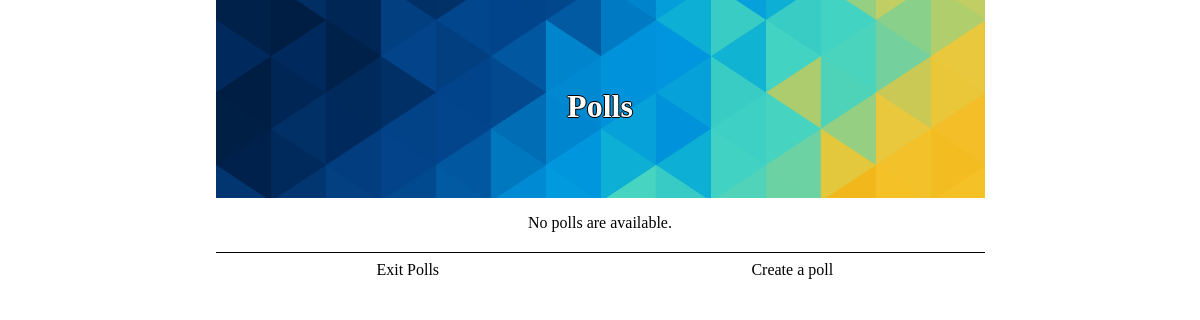
The page /polls/ on the database as committed earlier.
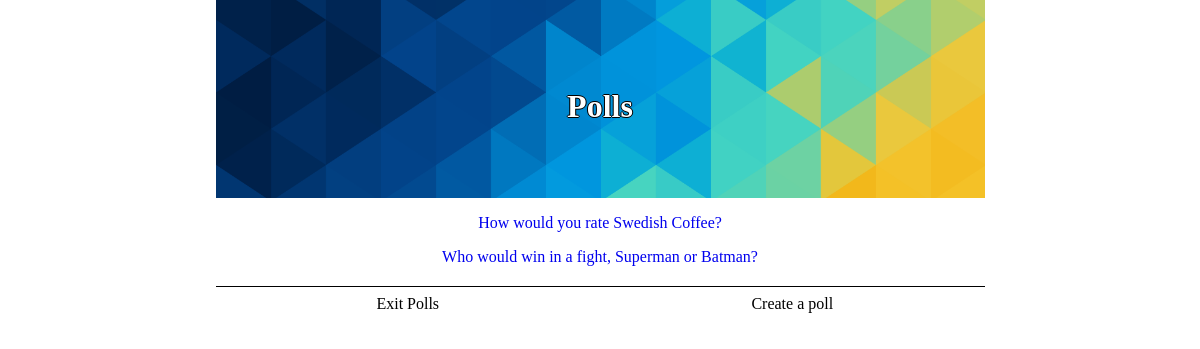
The same page on the database as committed later.
### polls/models.py (models this page shows, shortened)
class Question(models.Model):
    question_text = models.CharField(max_length=200)
    pub_date = models.DateTimeField('date published')
    def was_published_recently(self):
        now=timezone.now();
        return  now-datetime.timedelta(days=1) <= self.pub_date <= now
    was_published_recently.admin_order_field = 'pub_date'
    was_published_recently.boolean = True
    was_published_recently.short_description = 'Published recently?'

### polls/views.py (the view)
class IndexView(generic.ListView):
    template_name = 'polls/index.html'
    context_object_name = 'latest_question_list'
    def get_queryset(self):
        return Question.objects.filter(pub_date__lte=timezone.now()).order_by('-pub_date')[:5]

### polls/templates/polls/index.html (shortened to what this page needs)
{% extends "polls/base.html" %}
{% load staticfiles %}
{% block header %}
    <h1>Polls</h1>
{% endblock %}
{% block container %}
    <div class="content">
        {% if latest_question_list %}
            {% for question in latest_question_list %}
                <p><a href="/polls/{{ question.id }}/">{{ question.question_text }}</a></p>
            {% endfor %}
        {% else %}
            <p>No polls are available.</p>
        {% endif %}
    </div>
{% endblock %}
{% block lAction %}
    <a class="actionButton lbutton" href="{% url 'website:projects' %}">
            Exit Polls
    </a>
{% endblock %}
{% block rAction %}
    <a class="actionButton rbutton" href="/polls/create">
        <div class="">
            Create a poll
        </div>
    </a>
{% endblock %}

Rows that differ between the two databases and show on the page:
added Question: question_text "How would you rate Swedish Coffee?"
added Question: question_text "Who would win in a fight, Superman or Batman?"
Other text that changed with them:
text no longer shown: "No polls are available."
